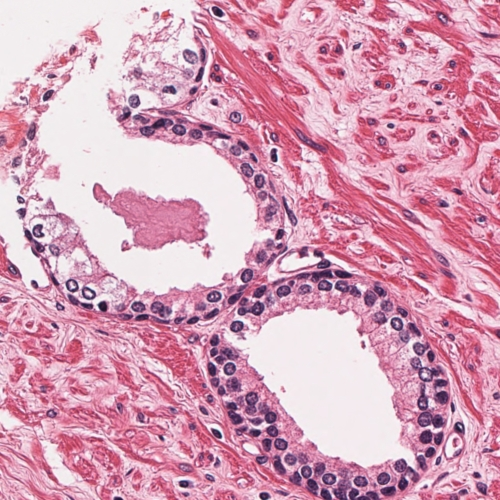
%> input picture images/train/b1.jpg, 500 x 500 px; its folder holds only this picture in this run
$ octave main.m   (GNU Octave 9; MATLAB toolbox functions it lacks are replaced by stand-ins)
%> lines starting %> are read from the running program, lines starting %| are printed output that depends on the picture
### Feature Extraction/extract_features.m
function [features,response,ids] = extract_features(input_dir)
%> called with input_dir = './images/train/'
rng('default');
addpath('Masks');

img_files = dir(fullfile(input_dir,'*.jpg*'));

lfeats = [];
lbpfeats = [];
nfeats = [];
gfeats = [];
hfeats = [];
features = [];
ids = [];

for i=1:length(img_files)

    filename = img_files(i).name;
    str = sprintf("%s",filename);
    ids = [ids,str];
    % label the image
    label = filename(1);
    switch label
        case 'b'
            response(i) = 0;
        case 'c'
            response(i) = 1;
        otherwise
            response(i) = -1;
    end

    img = imread([input_dir filename]);
%> img is the input picture: size 500x500x3 uint8; mean R, G, B 213.6, 160.5, 184.1

    % get colors and masks
    [r,g,b,cyan,s,H,magenta,E] = colour_channels(img);
    [nucleous, nuclei] = nuclei_mask(img);
    [lumen, black_mask] = lumen_mask(img,s);

    % Obtain color Masks
    cyan_mask = imresize(cyan, 2);
    hemo_mask  = imresize(H, 2);
    eosin_mask  = imresize(E, 2);

    % Feature Extraction Stage

    lfeats(i,:) = lumen_features(black_mask);
    nfeats(i,:) = nuclei_features(nuclei);
    lbpfeats(i,:) = lbp_features(cyan_mask,hemo_mask,eosin_mask);
    gfeats(i,:) = glcm_features(cyan_mask,hemo_mask,eosin_mask);
    hfeats(i,:) = hurstexp_features(cyan_mask,hemo_mask,eosin_mask);
    disp(i);
end

features = cat(2,lfeats,nfeats,lbpfeats,gfeats,hfeats);

### Masks/colour_channels.m
function [r,g,b,cyan,s,H,magenta,E] = colour_channels(img)

% RGB colour space
r = double(img(:,:,1));
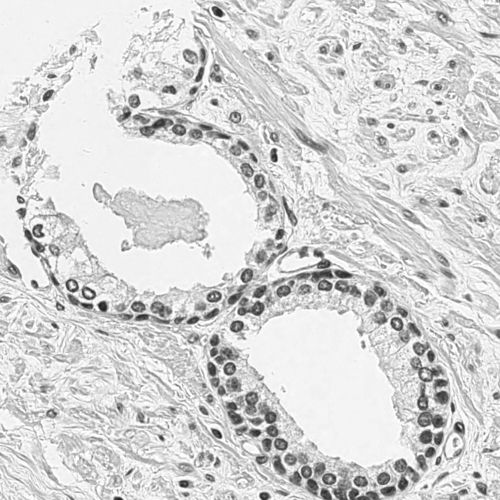
%> r: size 500x500 double; min 33, max 255, mean 213.6
g = double(img(:,:,2));
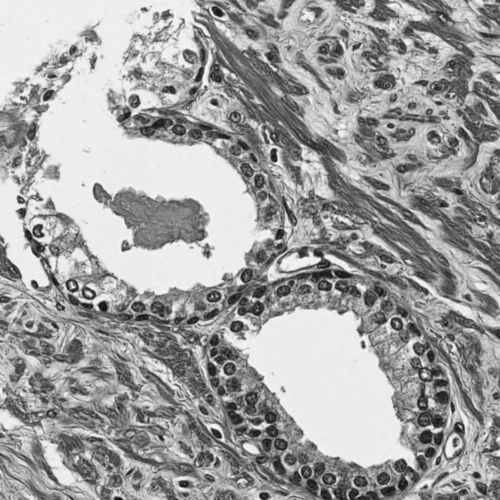
%> g: size 500x500 double; min 16, max 247, mean 160.5
b = double(img(:,:,3));
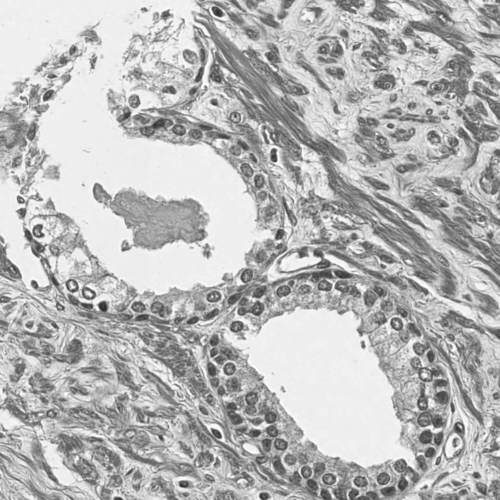
%> b: size 500x500 double; min 44, max 255, mean 184.1

% Normalization
r = r./max(unique(r));
g = g./max(unique(g));
b = b./max(unique(b));

% Cyan, Magenta, Yellow and Key colour space
cmyk = makecform('srgb2cmyk');
%> the run ends on the next line
a = applycform(img,cmyk);

% cyan
cyan = double(a(:,:,1));
cyan = cyan./max(unique(cyan));

% magenta
magenta = double(a(:,:,2));
magenta = magenta./max(unique(magenta));

% Hue, Saturation and Value colour space
hsv = rgb2hsv(img);
s = hsv(:,:,2);

% Colour Deconvolution for Hematoxylin and Eosin stain
HEtype = 'H&E';
[H,E,~] = colour_deconvolution(uint8(img), HEtype);

### main.m

clc; clear all; close all; % Tidy up
addpath('Feature Extraction','Feature Selection');
%% Feature Extraction Stage
train_dir = './images/train/';
valid_dir = './images/validation/';
test_dir = './images/test/';

[trainX, trainY,trainIDs] = extract_features(train_dir);

$ run again, on images/train/b13.jpg
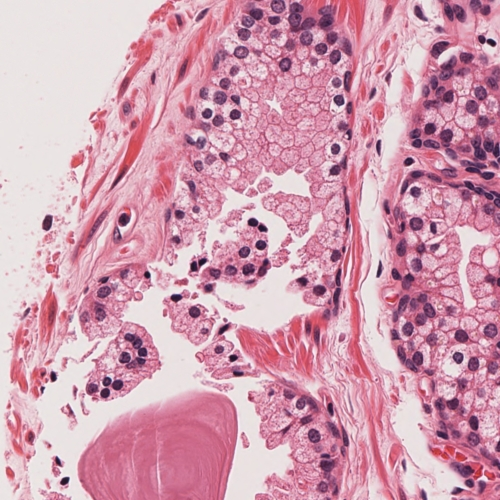
%> input picture images/train/b13.jpg, 500 x 500 px
%> in extract_features, img is the input picture: size 500x500x3 uint8; mean R, G, B 209.9, 157.5, 177.3
%> in colour_channels, `g = double(img(:,:,2));`:
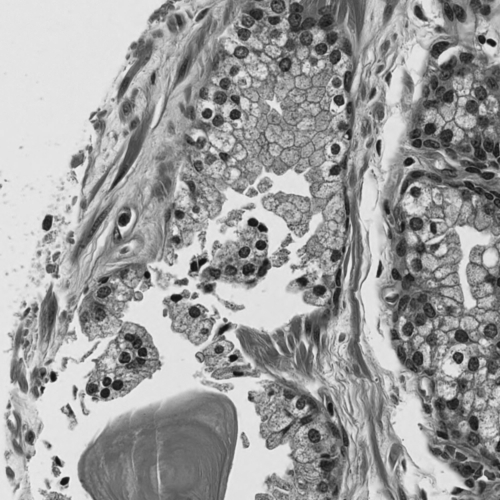
%> g: size 500x500 double; min 16, max 240, mean 157.5
%> in colour_channels, `b = double(img(:,:,3));`:
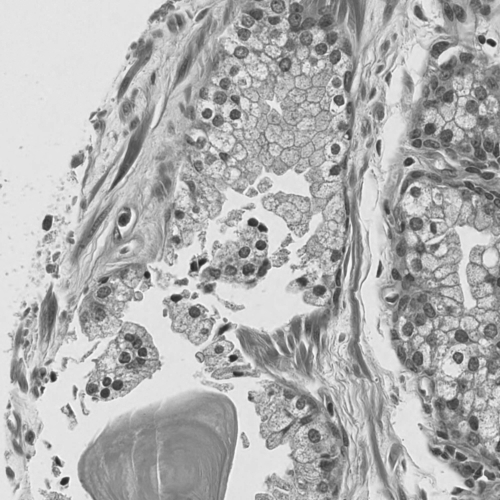
%> b: size 500x500 double; min 37, max 254, mean 177.3

$ run again, on images/train/b14.jpg
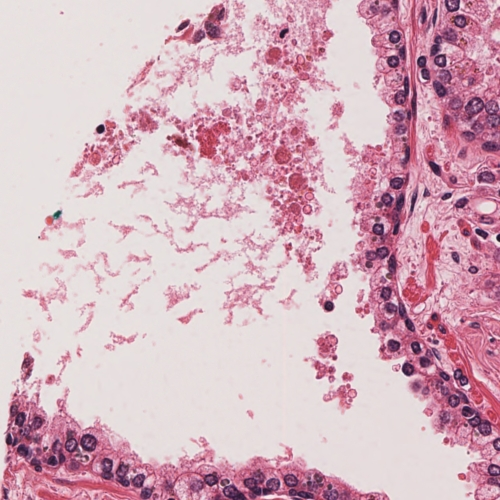
%> input picture images/train/b14.jpg, 500 x 500 px
%> in extract_features, img is the input picture: size 500x500x3 uint8; mean R, G, B 213.2, 177.6, 190.5
%> in colour_channels, `r = double(img(:,:,1));`:
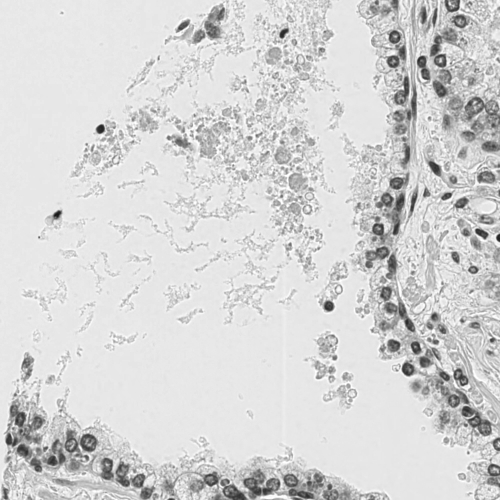
%> r: size 500x500 double; min 23, max 255, mean 213.2
%> in colour_channels, `b = double(img(:,:,3));`:
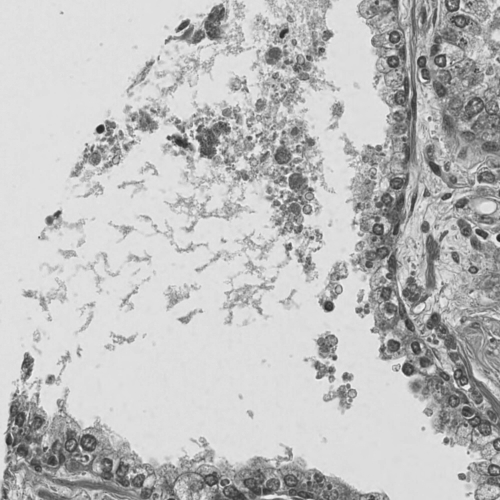
%> b: size 500x500 double; min 37, max 247, mean 190.5

$ run again, on images/train/b15.jpg
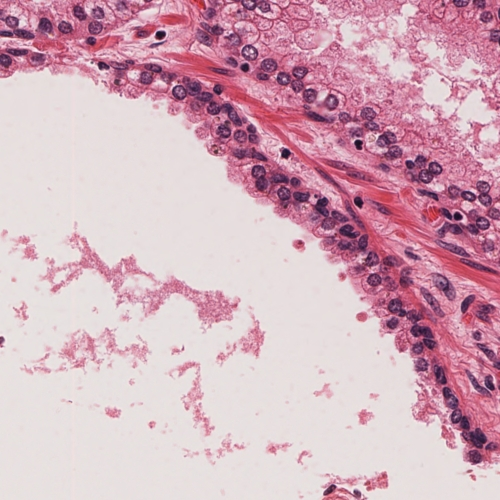
%> input picture images/train/b15.jpg, 500 x 500 px
%> in extract_features, img is the input picture: size 500x500x3 uint8; mean R, G, B 211.8, 173.4, 187.3
%> in colour_channels, `r = double(img(:,:,1));`:
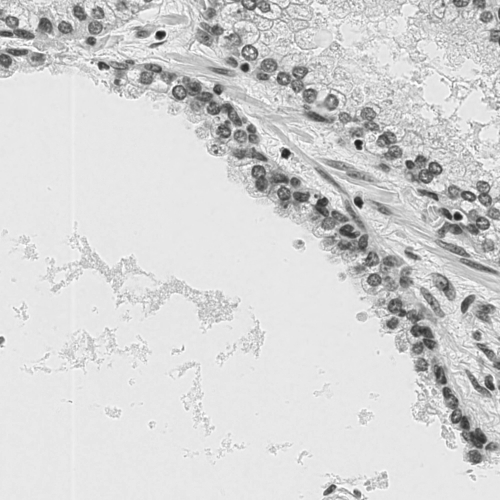
%> r: size 500x500 double; min 29, max 255, mean 211.8
%> in colour_channels, `b = double(img(:,:,3));`:
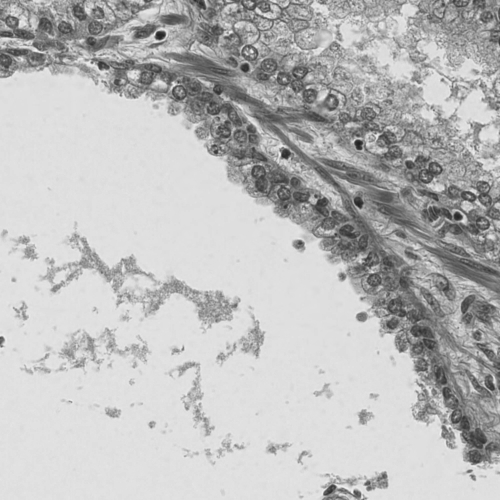
%> b: size 500x500 double; min 31, max 244, mean 187.3

$ run again, on images/train/b10.jpg
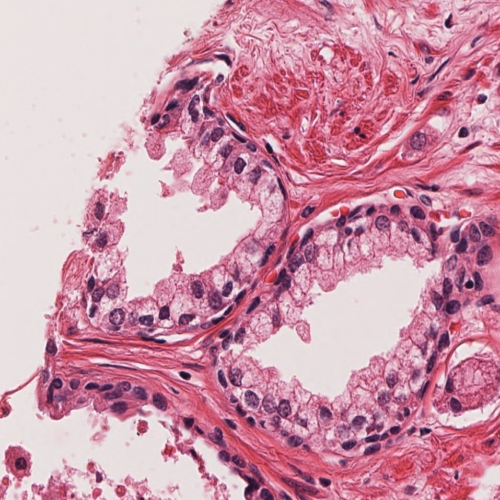
%> input picture images/train/b10.jpg, 500 x 500 px
%> in extract_features, img is the input picture: size 500x500x3 uint8; mean R, G, B 206.3, 150.8, 171
%> in colour_channels, `g = double(img(:,:,2));`:
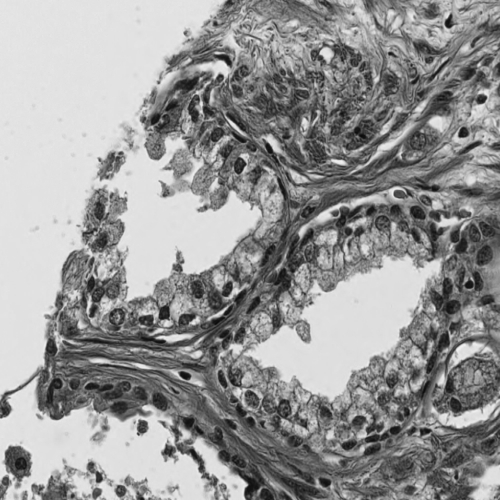
%> g: size 500x500 double; min 11, max 241, mean 150.8
%> in colour_channels, `b = double(img(:,:,3));`:
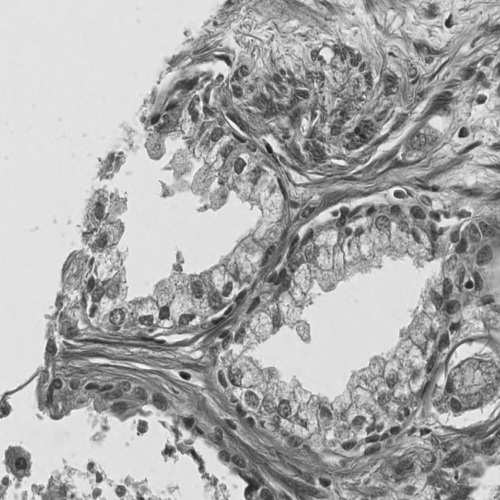
%> b: size 500x500 double; min 26, max 253, mean 171
